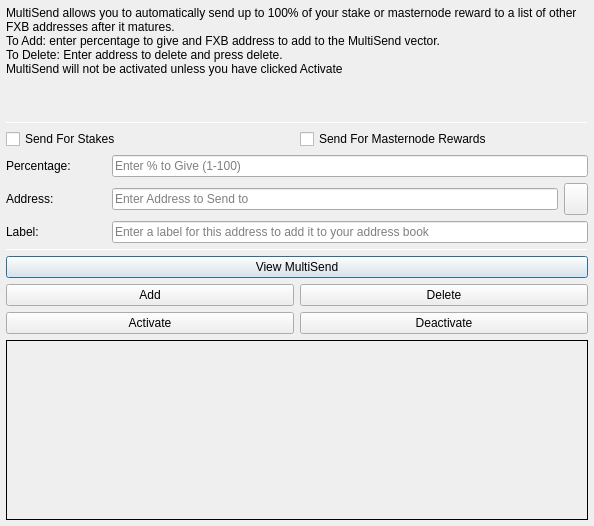
<?xml version="1.0" encoding="UTF-8"?>
<ui version="4.0">
 <class>MultiSendDialog</class>
 <widget class="QDialog" name="MultiSendDialog">
  <property name="windowModality">
   <enum>Qt::NonModal</enum>
  </property>
  <property name="geometry">
   <rect>
    <x>0</x>
    <y>0</y>
    <width>594</width>
    <height>526</height>
   </rect>
  </property>
  <property name="windowTitle">
   <string>MultiSend</string>
  </property>
  <layout class="QVBoxLayout" name="verticalLayout" stretch="0">
   <property name="leftMargin">
    <number>6</number>
   </property>
   <property name="topMargin">
    <number>6</number>
   </property>
   <property name="rightMargin">
    <number>6</number>
   </property>
   <property name="bottomMargin">
    <number>6</number>
   </property>
   <item>
    <layout class="QVBoxLayout" name="verticalLayout_Main" stretch="1,1,1,0,1,1,1">
     <item>
      <widget class="QLabel" name="label_2">
       <property name="lineWidth">
        <number>1</number>
       </property>
       <property name="text">
        <string>MultiSend allows you to automatically send up to 100% of your stake or masternode reward to a list of other FXB addresses after it matures.
To Add: enter percentage to give and FXB address to add to the MultiSend vector.
To Delete: Enter address to delete and press delete.
MultiSend will not be activated unless you have clicked Activate</string>
       </property>
       <property name="alignment">
        <set>Qt::AlignLeading|Qt::AlignLeft|Qt::AlignTop</set>
       </property>
       <property name="wordWrap">
        <bool>true</bool>
       </property>
      </widget>
     </item>
     <item>
      <widget class="Line" name="line">
       <property name="minimumSize">
        <size>
         <width>0</width>
         <height>1</height>
        </size>
       </property>
       <property name="maximumSize">
        <size>
         <width>16777215</width>
         <height>1</height>
        </size>
       </property>
       <property name="orientation">
        <enum>Qt::Horizontal</enum>
       </property>
      </widget>
     </item>
     <item>
      <layout class="QVBoxLayout" name="verticalLayout_Settings">
       <item>
        <layout class="QHBoxLayout" name="horizontalLayout">
         <item>
          <widget class="QCheckBox" name="multiSendStakeCheckBox">
           <property name="text">
            <string>Send For Stakes</string>
           </property>
          </widget>
         </item>
         <item>
          <widget class="QCheckBox" name="multiSendMasternodeCheckBox">
           <property name="text">
            <string>Send For Masternode Rewards</string>
           </property>
          </widget>
         </item>
        </layout>
       </item>
       <item>
        <layout class="QHBoxLayout" name="horizontalLayout_6">
         <item>
          <widget class="QLabel" name="label">
           <property name="minimumSize">
            <size>
             <width>100</width>
             <height>0</height>
            </size>
           </property>
           <property name="toolTip">
            <string>Percentage of stake to send</string>
           </property>
           <property name="text">
            <string>Percentage:</string>
           </property>
          </widget>
         </item>
         <item>
          <widget class="QLineEdit" name="multiSendPercentEdit">
           <property name="toolTip">
            <string>Enter whole numbers 1 - 100</string>
           </property>
           <property name="placeholderText">
            <string>Enter % to Give (1-100)</string>
           </property>
          </widget>
         </item>
        </layout>
       </item>
       <item>
        <layout class="QHBoxLayout" name="horizontalLayout_7">
         <item>
          <widget class="QLabel" name="label_5">
           <property name="minimumSize">
            <size>
             <width>100</width>
             <height>0</height>
            </size>
           </property>
           <property name="toolTip">
            <string>Address to send portion of stake to</string>
           </property>
           <property name="text">
            <string>Address:</string>
           </property>
          </widget>
         </item>
         <item>
          <widget class="QLineEdit" name="multiSendAddressEdit">
           <property name="toolTip">
            <string/>
           </property>
           <property name="placeholderText">
            <string>Enter Address to Send to</string>
           </property>
          </widget>
         </item>
         <item>
          <widget class="QToolButton" name="addressBookButton">
           <property name="maximumSize">
            <size>
             <width>16777215</width>
             <height>32</height>
            </size>
           </property>
           <property name="toolTip">
            <string>Choose an address from the address book</string>
           </property>
           <property name="text">
            <string/>
           </property>
           <property name="icon">
            <iconset resource="../fxb.qrc">
             <normaloff>:/icons/address-book</normaloff>:/icons/address-book</iconset>
           </property>
           <property name="shortcut">
            <string>Alt+A</string>
           </property>
          </widget>
         </item>
        </layout>
       </item>
      </layout>
     </item>
     <item>
      <layout class="QHBoxLayout" name="horizontalLayout_3">
       <item>
        <widget class="QLabel" name="label_3">
         <property name="minimumSize">
          <size>
           <width>100</width>
           <height>0</height>
          </size>
         </property>
         <property name="text">
          <string>Label:</string>
         </property>
        </widget>
       </item>
       <item>
        <widget class="QLineEdit" name="labelAddressLabelEdit">
         <property name="placeholderText">
          <string>Enter a label for this address to add it to your address book</string>
         </property>
        </widget>
       </item>
      </layout>
     </item>
     <item>
      <widget class="Line" name="line_2">
       <property name="minimumSize">
        <size>
         <width>0</width>
         <height>1</height>
        </size>
       </property>
       <property name="maximumSize">
        <size>
         <width>16777215</width>
         <height>1</height>
        </size>
       </property>
       <property name="orientation">
        <enum>Qt::Horizontal</enum>
       </property>
      </widget>
     </item>
     <item>
      <layout class="QVBoxLayout" name="verticalLayout_Buttons">
       <item>
        <layout class="QHBoxLayout" name="horizontalLayout_4">
         <item>
          <widget class="QPushButton" name="viewButton">
           <property name="toolTip">
            <string/>
           </property>
           <property name="statusTip">
            <string>View MultiSend Vector</string>
           </property>
           <property name="text">
            <string>View MultiSend</string>
           </property>
          </widget>
         </item>
        </layout>
       </item>
       <item>
        <layout class="QHBoxLayout" name="horizontalLayout_2">
         <item>
          <widget class="QPushButton" name="addButton">
           <property name="toolTip">
            <string/>
           </property>
           <property name="statusTip">
            <string>Add to MultiSend Vector</string>
           </property>
           <property name="text">
            <string>Add</string>
           </property>
          </widget>
         </item>
         <item>
          <widget class="QPushButton" name="deleteButton">
           <property name="toolTip">
            <string/>
           </property>
           <property name="statusTip">
            <string>Delete Address From MultiSend Vector</string>
           </property>
           <property name="text">
            <string>Delete</string>
           </property>
          </widget>
         </item>
        </layout>
       </item>
       <item>
        <layout class="QHBoxLayout" name="horizontalLayout_5">
         <item>
          <widget class="QPushButton" name="activateButton">
           <property name="statusTip">
            <string>Activate MultiSend</string>
           </property>
           <property name="text">
            <string>Activate</string>
           </property>
          </widget>
         </item>
         <item>
          <widget class="QPushButton" name="disableButton">
           <property name="statusTip">
            <string>Deactivate MultiSend</string>
           </property>
           <property name="text">
            <string>Deactivate</string>
           </property>
          </widget>
         </item>
        </layout>
       </item>
      </layout>
     </item>
     <item>
      <widget class="QLabel" name="message">
       <property name="minimumSize">
        <size>
         <width>0</width>
         <height>180</height>
        </size>
       </property>
       <property name="frameShape">
        <enum>QFrame::Panel</enum>
       </property>
       <property name="frameShadow">
        <enum>QFrame::Plain</enum>
       </property>
       <property name="lineWidth">
        <number>1</number>
       </property>
       <property name="midLineWidth">
        <number>1</number>
       </property>
       <property name="text">
        <string/>
       </property>
       <property name="alignment">
        <set>Qt::AlignLeading|Qt::AlignLeft|Qt::AlignTop</set>
       </property>
       <property name="wordWrap">
        <bool>true</bool>
       </property>
      </widget>
     </item>
    </layout>
   </item>
  </layout>
 </widget>
 <resources>
  <include location="../fxb.qrc"/>
 </resources>
 <connections/>
</ui>
